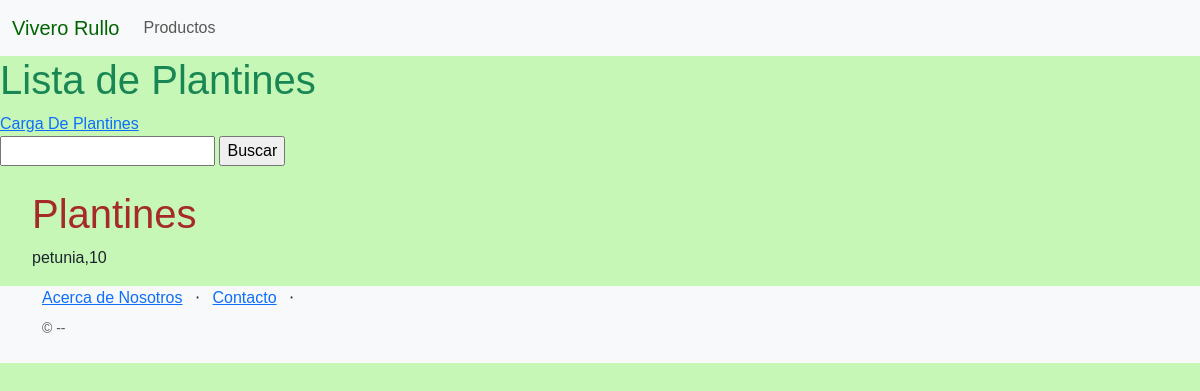
The page /Productos/lista-Plantin/ on the database as committed earlier.
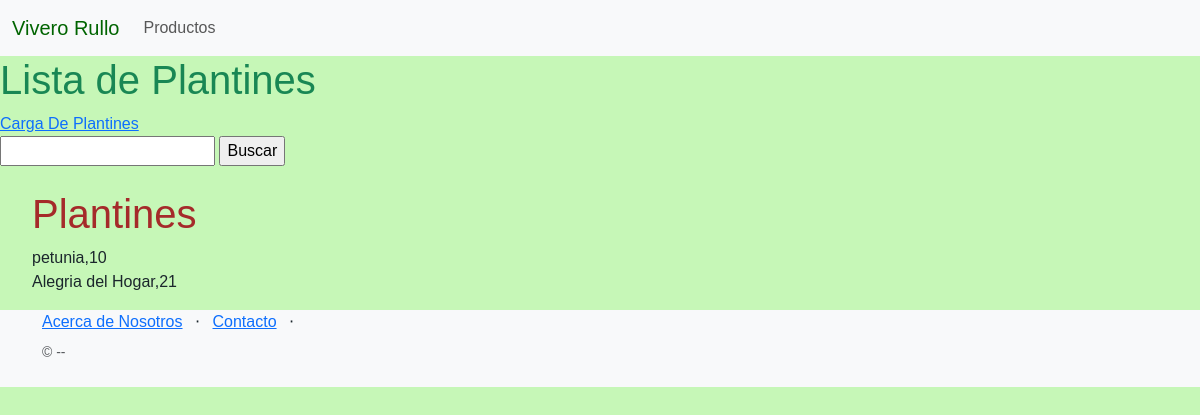
The same page on the database as committed later.
### products/models.py (models this page shows, shortened)
class Plantin(models.Model):
    nombre=models.CharField(max_length=200)
    tipo=models.CharField(max_length=128)
    tamaño=models.CharField(max_length=200)
    stock=models.IntegerField()

### products/views.py (the view)
# urls.py: path('lista-Plantin/', listarPlantin, name='listaplantin'),
def listarPlantin(request):
    contexto = {
        'Plantines': Plantin.objects.all(),
    }
    return render(request=request,
                  template_name='products/listaPlantin.html',
                  context=contexto,
                  )

### products/templates/products/listaPlantin.html (shortened to what this page needs)
{% extends "products/base.html" %}
{% block contenido %}
<section>
  <div>
    <h1 style='color:#198754'>Lista de Plantines</h1>
    <a href="{% url 'plantin' %}" >Carga De Plantines</a>
 <form action="{% url 'buscaplantin' %}" method="post">
      <input type="text" name="nombre">
      <input type="submit" value="Buscar">
</form>
<br>
<ul>
  <h1 style="color: brown;">Plantines</h1>
    {% for planta in Plantines %}
      <li class="list-group-item"> {{ planta.nombre}},{{ planta.stock }} </li>
    {% endfor %}
</ul>
</div>
</section>
{% endblock contenido %}

Rows that differ between the two databases and show on the page:
added Plantin: nombre "Alegria del Hogar", stock "21"
